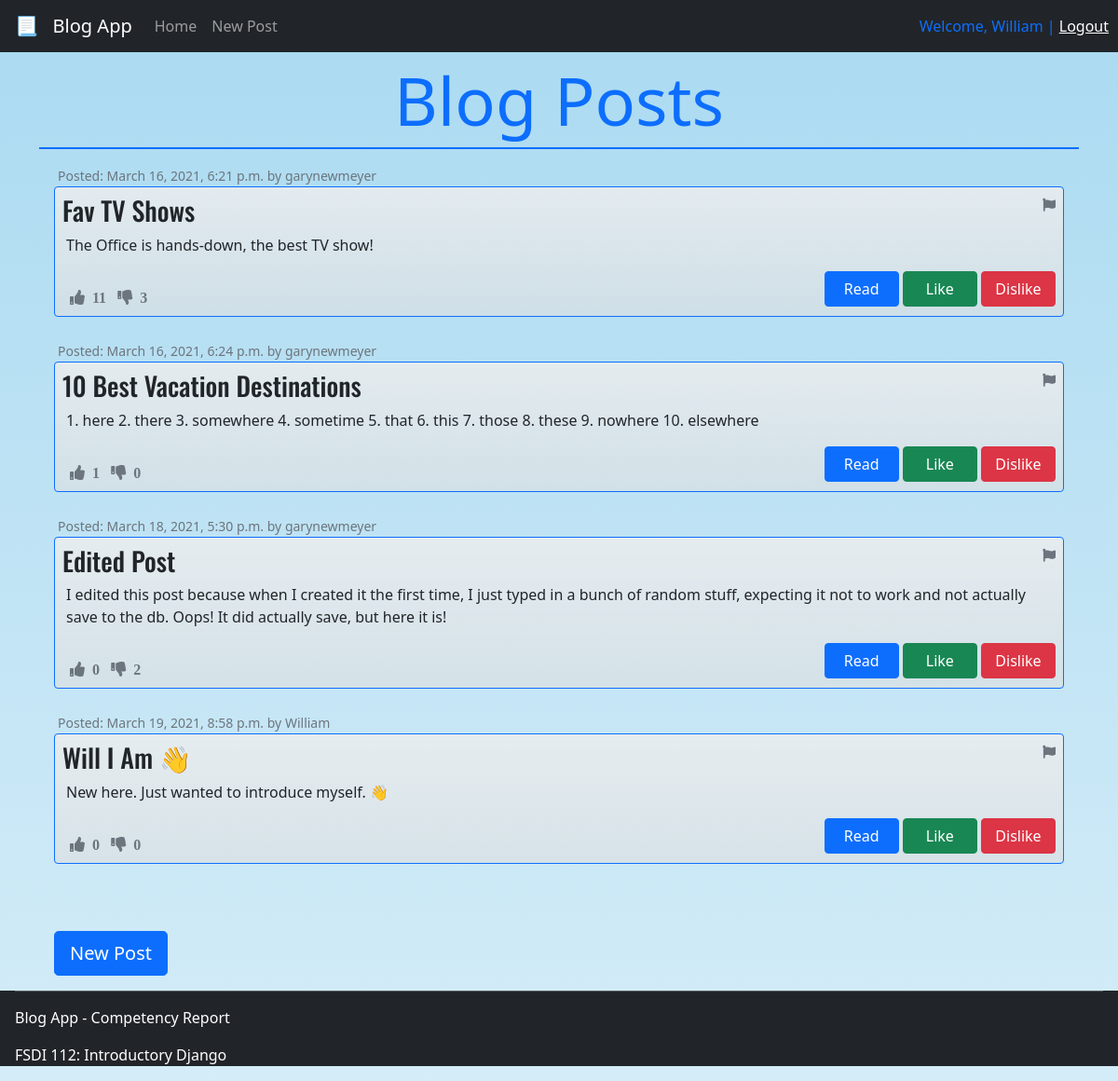
Screenshot of / (signed in) with the database file from the repository.
### blog/models.py (models this page shows, shortened)
class Post(models.Model):
    title = models.CharField(max_length=200)
    author = models.ForeignKey('auth.User', on_delete=models.CASCADE)
    body = models.TextField()
    likes = models.IntegerField(default=0)
    dislikes = models.IntegerField(default=0)
    flagged = models.BooleanField(default=False)
    created_at = models.DateTimeField(auto_now_add=True)

### blog/views.py (the view)
# urls.py: path("", BlogListView.as_view(), name="home"),
class BlogListView(ListView):
    model = Post
    template_name = "home.html"
    context_object_name = "all_posts_list"

### blog/templates/home.html (shortened to what this page needs)
{% extends "base.html" %}
{% block content %}
<div class="container pt-3">
    <h1 class="display-2 mt-5 text-primary text-center">Blog Posts</h1>
    <div class="divider bg-primary border border-primary"></div>
    <div class="mt-3 px-3" id="all-posts">
        {% for post in all_posts_list %}
        <small class="text-muted mx-1">Posted: {{post.created_at}} by {{post.author}}</small>
            <div id="one-post" class="border border-primary rounded mb-4 px-2 py-2">
                <div class="d-flex justify-content-between">
                    <h3 class="g-font">{{post.title}}</h3>
                    <small><i class="fas fa-flag text-muted" onclick="btnFlag('{{post.id}}')"></i></small>
                </div>
                <p class="px-1">{{ post.body }}</p>
                <div class="d-flex justify-content-between" id="btn-post">
                    <div class="mt-3 px-2">
                        <i id="likes-{{post.id}}" class="fas fa-thumbs-up text-muted">&nbsp {{post.likes}} &nbsp</i>
                        <i id="dislikes-{{post.id}}" class="fas fa-thumbs-down text-muted">&nbsp {{post.dislikes}} &nbsp</i>
                    </div>
                    <div class="edit-like-btns">
                        <a href="{% url 'one_post' post.pk %}"><button class="btn btn-small btn-primary">Read</button></a>
                        <button onclick="btnLike('{{post.id}}')" class="btn btn-small btn-success">Like</button>
                        <button onclick="btnDislike('{{post.id}}')" class="btn btn-small btn-danger">Dislike</button>
                    </div>
                </div>
            </div>
        {% endfor %}
        <button id="new-post-btn" onclick="newPost()" class="btn btn-lg btn-primary mt-5">New Post</button>
    </div>
</div>
{% endblock content %}

### blog/templates/base.html (shortened to what this page needs)
<!DOCTYPE html>
<html lang="en">
<head>
    {% load static %}
    <link rel="stylesheet" href="{% static 'css/styles.css' %}">
    <link href="https://cdn.jsdelivr.net/npm/bootstrap@5.0.0-beta2/dist/css/bootstrap.min.css" rel="stylesheet">
    <link rel="stylesheet" href="https://pro.fontawesome.com/releases/v5.10.0/css/all.css"/>
</head>
<body>
    <nav class="navbar navbar-expand-lg navbar-dark bg-dark fixed-top mb-5">
        <a class="navbar-brand mx-3" href="{% url 'home' %}">📃 &nbsp Blog App</a>
        <div class="collapse navbar-collapse" id="navbarNavAltMarkup">
            <ul class="navbar-nav mr-auto">
                <li class="nav-item">
                    <a class="nav-link" href="{% url 'home' %}">Home</a>
                </li>
                <li class="nav-item">
                    <a class="nav-link" href="{% url 'new_post' %}">New Post</a>
                </li>
            </ul>
            {% if user.is_authenticated %}
                <span class="navbar-text text-primary nav-log">
                    Welcome, {{user.username}} | <a href="{% url 'logout' %}">Logout</a>
                </span>
            {% else %}
                <span class="navbar-text text-warning nav-log">
                    You are not logged in | <a class="text-warning" href="{% url 'login' %}">Login</a>
                </span>
            {% endif %}
        </div>
    </nav>
    <main>
        {% block content %}
        {% endblock content %}
    </main>
    <footer class="px-3 text-white bg-dark">
        <hr>
        <p>Blog App - Competency Report</p>
        <p>FSDI 112: Introductory Django</p>
    </footer>
</body>
</html>

### blog/static/css/styles.css (style rules this page uses)
body { background-image: linear-gradient(#aadaf1, #aadaf181); }
.container { min-height: 90vh; }
.nav-log { margin-left: auto; margin-right: 10px; }
#one-post { background-image: linear-gradient(#ebedeedc, #dddfe0a2); }
.g-font { font-family: 'Oswald', sans-serif; }
.edit-like-btns button { width: 80px; }
footer { min-height: 10vh; }

### rows the page displays
Post: created_at "March 16, 2021, 6:21 p.m.", author "garynewmeyer", title "Fav TV Shows", body "The Office is hands-down, the best TV show!", likes "11", dislikes "3"
Post: created_at "March 16, 2021, 6:24 p.m.", author "garynewmeyer", title "10 Best Vacation Destinations", body "1. here 2. there 3. somewhere 4. sometime 5. that 6. this 7. those 8. these 9. nowhere 10. elsewhere", likes "1", dislikes "0"
Post: created_at "March 18, 2021, 5:30 p.m.", author "garynewmeyer", title "Edited Post", body "I edited this post because when I created it the first time, I just typed in a bunch of random stuff, expecting it not to work and not actually save to the db. Oops! It did actually save, but here it is!", likes "0", dislikes "2"
Post: created_at "March 19, 2021, 8:58 p.m.", author "William", title "Will I Am 👋", body "New here. Just wanted to introduce myself. 👋", likes "0", dislikes "0"

### other values shown
{{ user.username }} "William"
